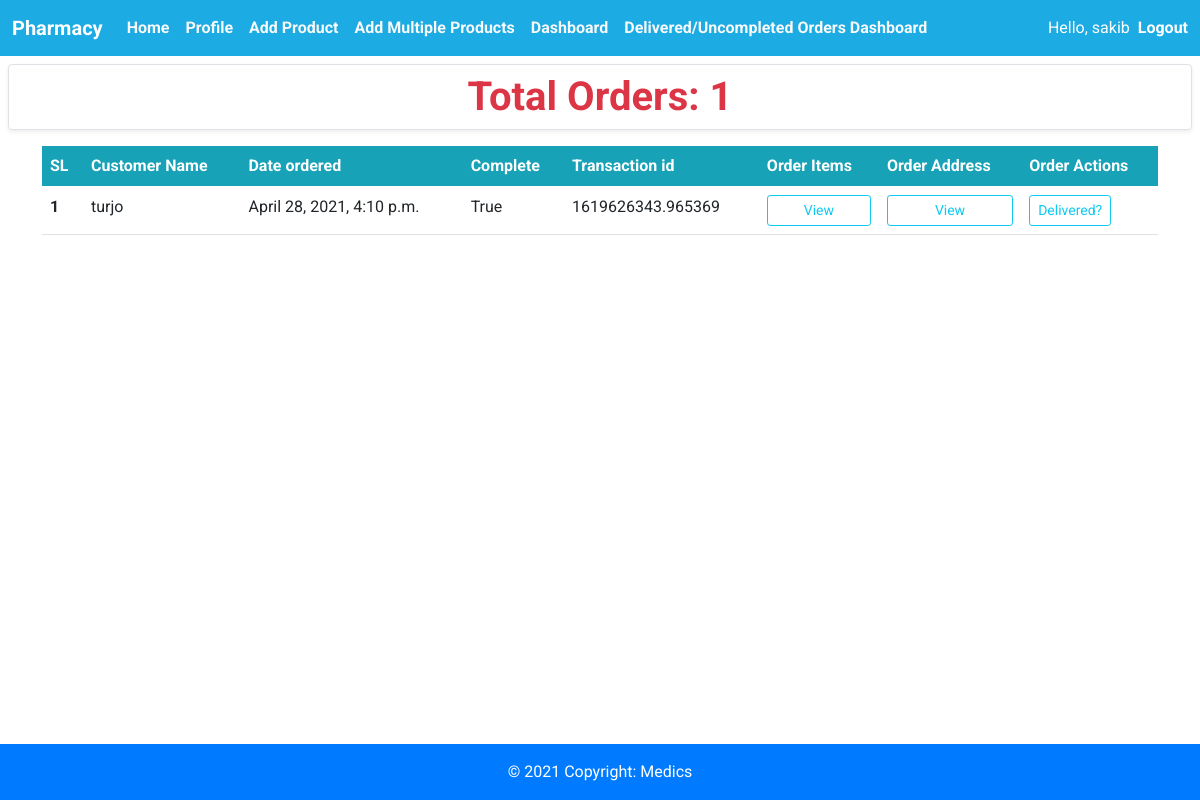
The app's page /pharmacy/dashboard (signed in), older data.
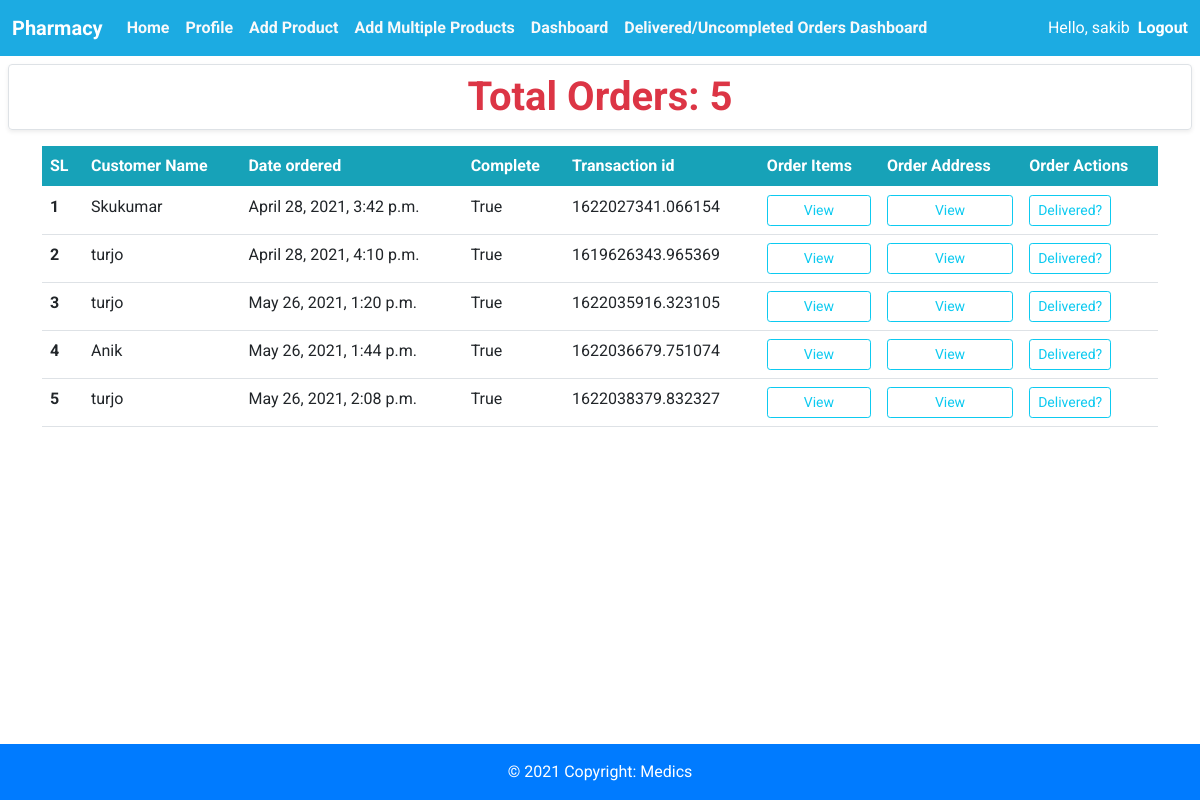
The same page, newer data.
### pharmacy/models.py (models this page shows, shortened)
class Order(models.Model):
    customer = models.ForeignKey(
        Customer, on_delete=models.SET_NULL, null=True, blank=True)
    shop = models.ForeignKey(
        Pharmacy, on_delete=models.CASCADE, null=True, blank=True, default="")
    date_ordered = models.DateTimeField(auto_now_add=True)
    complete = models.BooleanField(default=False)
    transaction_id = models.CharField(max_length=100, null=True)
    delivary_status = models.BooleanField(default=False)

class Customer(models.Model):
    user = models.OneToOneField(
        User, null=True, blank=True, on_delete=models.CASCADE)
    name = models.CharField(default='', max_length=200, null=True, blank=True)
    email = models.CharField(default='', blank=True, max_length=200, null=True)
    phone = models.CharField(default='', blank=True, max_length=200, null=True)
    profile_pic = models.ImageField(
        default="profile1.png", null=True, blank=True)
    date_created = models.DateTimeField(auto_now_add=True, null=True)
    def __str__(self):
        return self.name

### pharmacy/views.py (the view)
# urls.py: path('pharmacy/dashboard', views.pharmacyDashboard, name="pharmacy_dashboard"),
def pharmacyDashboard(request):
    user = request.user
    print(user)
    pharmecy = Pharmacy.objects.get(user=user)
    print(pharmecy)
    orders = Order.objects.filter(shop=pharmecy)
    orders = orders.filter(delivary_status=False).filter(
        complete=True).order_by('date_ordered')
    total_orders = orders.count()
    context = {'user': user, 'orders': orders, 'total_orders': total_orders}
    return render(request, 'pharmacy/pharmacyDashboard.html', context)

### pharmacy/models.py (called while the page is built)
    def __str__(self):
        return self.shop_name

### pharmacy/templates/pharmacy/pharmacyDashboard.html
{%extends 'pharmacy/pharmacyBase.html'%}
{%block content%}
<h1 class="text-center border rounded m-2 shadow-sm fw-bold py-2 text-danger ">Total Orders:
    <span class="text-danger">{{total_orders}}</span>
</h1>
<div class="container mt-3 .list">
    <table class="table ">
        <thead>
            <tr class="table " style=" background-color:#17A2B8; color:white;  ">
                <th scope="col">SL</th>
                <th scope="col">Customer Name</th>
                <th scope="col">Date ordered</th>
                <th scope="col">Complete</th>
                <th scope="col">Transaction id</th>
                <th scope="col">Order Items</th>
                <th scope="col">Order Address</th>
                <th scope="col">Order Actions</th>
            </tr>
        </thead>
        <tbody>
            {% for order in orders %}
            <tr>
                <th scope="row">{{forloop.counter}}</th>
                <td>{{order.customer}}</td>
                <td>{{order.date_ordered}}</td>
                <td>{{order.complete}}</td>
                <td>{{order.transaction_id}}</td>
                <td><a style="width:100%;" class="btn btn-sm btn-outline-info "
                        href="{%url 'pharmacy_dashboard_order_items' order.id %}">View</a>
                </td>
                <td><a style="width:100%;" class="btn btn-sm btn-outline-info"
                        href="{%url 'pharmacy_dashboard_order_address' order.id %}">View</a>
                </td>
                <td><a class="btn btn-sm btn-outline-info"
                        href="{% url 'pharmacy_dashboard_update_order' order.id %}">Delivered?</a></td>
            </tr>
            {%endfor%}
        </tbody>
    </table>
</div>
{%endblock%}

Row changes from the older to the newer data that the page shows:
now on this page (row edited): Order: customer "Skukumar", date_ordered "April 28, 2021, 3:42 p.m.", complete "True", transaction_id "1622027341.066154"
added Order: customer "turjo", date_ordered "May 26, 2021, 1:20 p.m.", complete "True", transaction_id "1622035916.323105"
added Order: customer "Anik", date_ordered "May 26, 2021, 1:44 p.m.", complete "True", transaction_id "1622036679.751074"
added Order: customer "turjo", date_ordered "May 26, 2021, 2:08 p.m.", complete "True", transaction_id "1622038379.832327"
Text that changed along with them:
{{ total_orders }}: "1" → "5"
